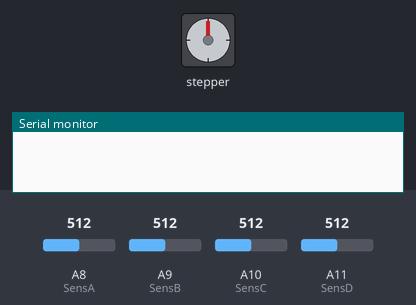
Bench run of a sketch on a simulated Arduino Mega 2560, built with avr-gcc and run on an emulated ATmega2560. Shown: stepper motor, the last lines printed to the serial monitor. Inputs (shaded band) come from the test bench; at power-on: A8 (SensA) = 512, A9 (SensB) = 512, A11 (SensD) = 512, A10 (SensC) = 512. Stepper angles assume 400 steps per turn.

Above: at 1.2 s.
1.3 s: A8 (SensA) set to 551
6.3 s: A8 (SensA) set to 578
At 10.15 s:
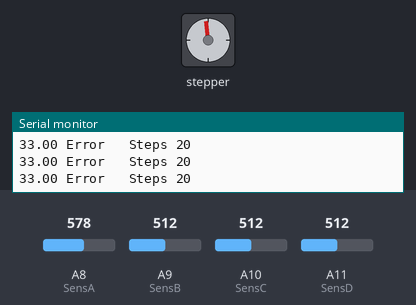
At 10.77 s:
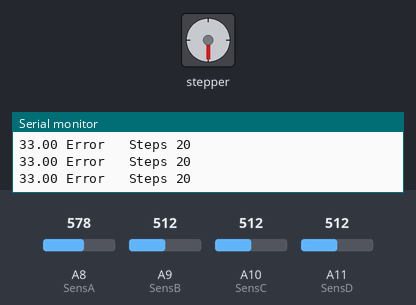
12.4 s: A9 (SensB) set to 545
17.4 s: A11 (SensD) set to 520
22.4 s: A11 (SensD) set to 543
At 22.57 s:
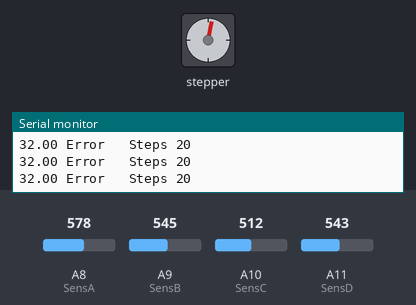
At 23.49 s:
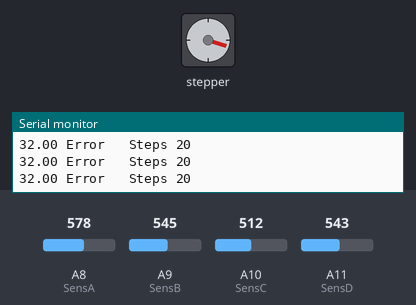
27.4 s: A10 (SensC) set to 716
Timing chart, 0 to 79.9 s (numbered marks = the images above; inputs shaded):
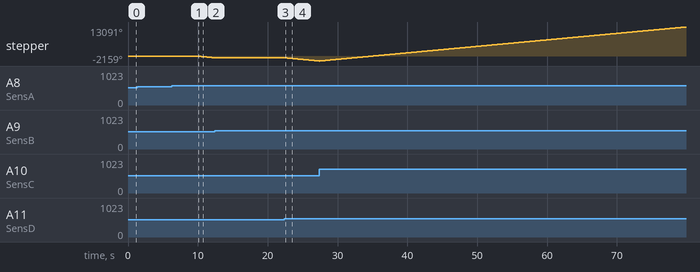

Measured:
- the behaviour switches between 560 and 561 on A8 (SensA) (found by bisection; images 0 and 1)
- the behaviour switches between 527 and 528 on A11 (SensD) (found by bisection; images 2 and 3)
- after the input at 1.3 s, every drawn part: stays the same
- after the input at 6.3 s, stepper: keeps turning counter-clockwise at about 293°/s, starting after 3.7 s
- after the input at 17.4 s, every drawn part: stays the same
- after the input at 22.4 s, stepper: keeps turning counter-clockwise at about 292°/s, starting at once

The sketch:

trackerSun_stepper.ino
```cpp
#include <Stepper.h>
int STEPS = 400;
Stepper AzStepper(STEPS, 34, 38, 46, 48);

#define SensA A8
#define SensB A9
#define SensC A10
#define SensD A11

void setup()
{
  Serial.begin(9600);
  trackSun();

}

void loop()
{
  trackSun();
  delay(5000);
}

void trackSun()
{
#define Stby 36
  pinMode(Stby, OUTPUT);
  AzStepper.setSpeed(50);
  float baseStep = 0;  //later change this to the step amount obtained from sweepSun();
  unsigned long lastT = 0;
  float AzIerror = 0; // integral error
  float LastAzPerror = 0; // last saved proportional error
  float kp = 0.05; // proportional gain
  float ki = 0; // integral gain
  float kd = 0; // derivative gain
  float LeftAvg = 0.5 * (analogRead(SensB) + analogRead(SensC));
  float  RightAvg = 0.5 * (analogRead(SensA) + analogRead(SensD));
  float AzPerror =  (RightAvg - LeftAvg);
  //Azimuth Correction
  digitalWrite(Stby, HIGH);

  while (abs(AzPerror) > 24 )
  {
    unsigned long CurrentT = millis(); // current time
    float Tchange = double(CurrentT - lastT);  // time since last time through loop
    //PID formula, determine a number of steps to adjust
    //AzPerror = 0 - (LeftAvg - RightAvg)
    Serial.print(AzPerror);
    Serial.print(" Error   Steps ");
    AzIerror = (AzPerror) + AzIerror;
    float AzDerror = (AzPerror - LastAzPerror) / Tchange;
    LastAzPerror = AzPerror;
    lastT = CurrentT;
    int16_t AzDeltaSteps =  (kp * AzPerror + ki * AzIerror + kd * AzDerror);
    //extremity check
    //int AzStepCheck = baseStep + AzDeltaSteps;
    /*
      if (AzStepCheck > STEPS)
      {
      AzDeltaSteps = (AzStepCheck - STEPS) - baseStep;

      if (AzStepCheck < 0)
      {
      AzDeltaSteps = STEPS + AzStepCheck;
      }
    */
    //normal function
    if ((AzDeltaSteps < 20) & (AzDeltaSteps > 0)) {
      AzDeltaSteps = 20;
    }
    if ((AzDeltaSteps < 0) & (AzDeltaSteps > -20)) {
      AzDeltaSteps = -20;
    }
    AzStepper.step(-1 * AzDeltaSteps);
    baseStep = baseStep + AzDeltaSteps;
    Serial.println(AzDeltaSteps);
    LeftAvg = 0.5 * (analogRead(SensB) + analogRead(SensC));
    RightAvg = 0.5 * (analogRead(SensA) + analogRead(SensD));
    AzPerror = 0 - (LeftAvg - RightAvg);
  }
  digitalWrite(Stby, LOW);
}
```
